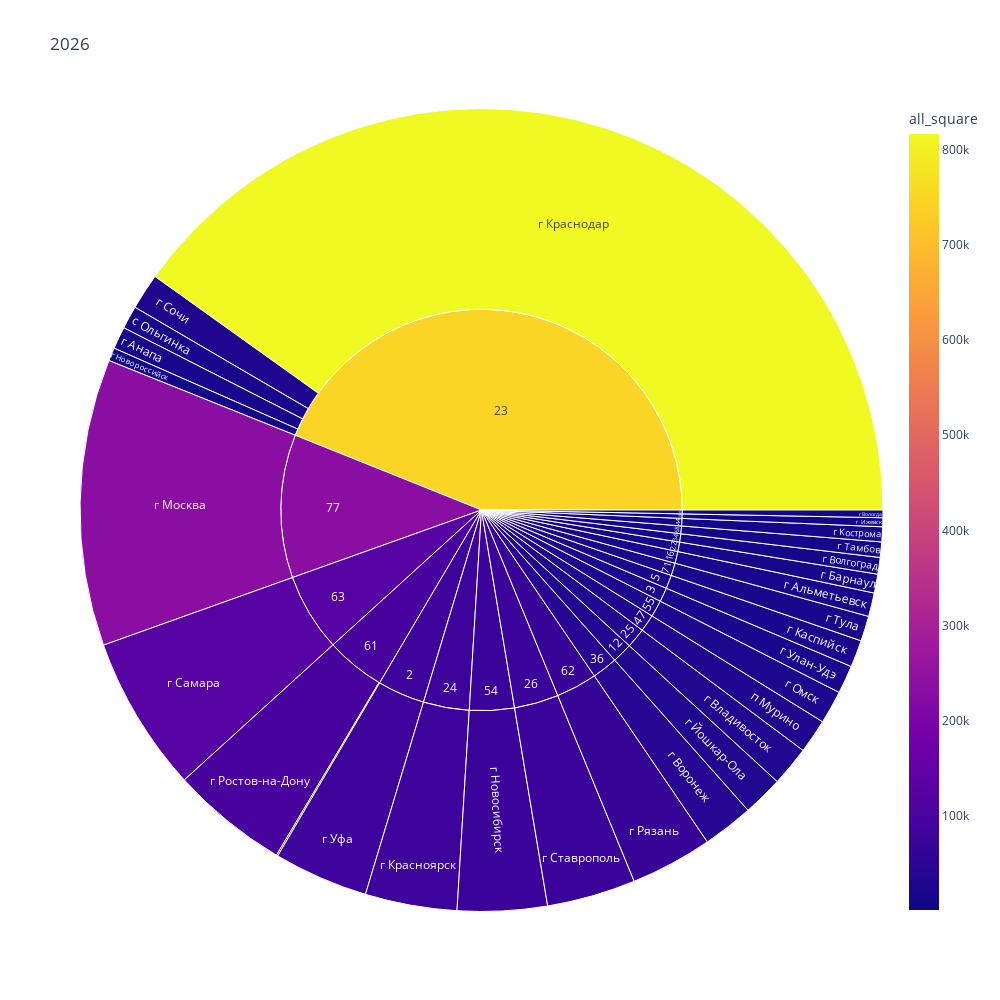

Notebook code for this chart:
### Code cell
# Строим график по нужному году
# Вывод: в Москве с дальним сроком ввода в эксплуатацию жилья не так много, быстро строют; в 2025-2027 много жилья строится на юге
region_city_square(2026)

### Figure 1 — Plotly figure (JSON) as saved in the notebook; plotly's stock layout.template omitted (floating-point values rounded to 4 significant figures)
{"data": [{"branchvalues": "total", "customdata": [[19370.0, 19370.0], [18190.0, 18190.0], [15480.0, 15480.0], [32640.0, 32640.0], [13610.0, 13610.0], [6248.0, 6248.0], [41560.0, 41560.0], [7312.0, 7312.0], [33080.0, 33080.0], [22190.0, 22190.0], [12220.0, 12220.0], [816400.0, 816400.0], [75190.0, 75190.0], [234800.0, 234800.0], [10820.0, 10820.0], [73420.0, 73420.0], [27170.0, 27170.0], [96320.0, 96320.0], [67180.0, 67180.0], [127600.0, 127600.0], [29640.0, 29640.0], [72730.0, 72730.0], [1172.0, 1172.0], [12628, 12628], [20610.0, 20610.0], [23100.0, 23100.0], [77460.0, 77460.0], [27960.0, 27960.0], [18870.0, 18870.0], [33080.0, 33080.0], [19370.0, 19370.0], [7312.0, 7312.0], [77460.0, 77460.0], [15480.0, 15480.0], [747500.0, 747500.0], [75190.0, 75190.0], [32640.0, 32640.0], [72730.0, 72730.0], [23100.0, 23100.0], [13610.0, 13610.0], [6248.0, 6248.0], [41560.0, 41560.0], [12220.0, 12220.0], [27960.0, 27960.0], [22190.0, 22190.0], [73420.0, 73420.0], [27170.0, 27170.0], [95170.0, 95170.0], [67180.0, 67180.0], [127600.0, 127600.0], [12628, 12628], [20610.0, 20610.0], [234800.0, 234800.0]], "domain": {"x": [0, 1], "y": [0, 1]}, "hovertemplate": "labels=%{label}<br>all_square_sum=%{value}<br>parent=%{parent}<br>id=%{id}<br>all_square=%{color}<extra></extra>", "ids": ["16/г Альметьевск", "23/г Анапа", "22/г Барнаул", "25/г Владивосток", "34/г Волгоград", "35/г Вологда", "36/г Воронеж", "18/г Ижевск", "12/г Йошкар-Ола", "5/г Каспийск", "44/г Кострома", "23/г Краснодар", "24/г Красноярск", "77/г Москва", "23/г Новороссийск", "54/г Новосибирск", "55/г Омск", "61/г Ростов-на-Дону", "62/г Рязань", "63/г Самара", "23/г Сочи", "26/г Ставрополь", "61/г Таганрог", "68/г Тамбов", "71/г Тула", "3/г Улан-Удэ", "2/г Уфа", "47/п Мурино", "23/с Ольгинка", "12", "16", "18", "2", "22", "23", "24", "25", "26", "3", "34", "35", "36", "44", "47", "5", "54", "55", "61", "62", "63", "68", "71", "77"], "labels": ["г Альметьевск", "г Анапа", "г Барнаул", "г Владивосток", "г Волгоград", "г Вологда", "г Воронеж", "г Ижевск", "г Йошкар-Ола", "г Каспийск", "г Кострома", "г Краснодар", "г Красноярск", "г Москва", "г Новороссийск", "г Новосибирск", "г Омск", "г Ростов-на-Дону", "г Рязань", "г Самара", "г Сочи", "г Ставрополь", "г Таганрог", "г Тамбов", "г Тула", "г Улан-Удэ", "г Уфа", "п Мурино", "с Ольгинка", "12", "16", "18", "2", "22", "23", "24", "25", "26", "3", "34", "35", "36", "44", "47", "5", "54", "55", "61", "62", "63", "68", "71", "77"], "marker": {"coloraxis": "coloraxis", "colors": [19370.0, 18190.0, 15480.0, 32640.0, 13610.0, 6248.0, 41560.0, 7312.0, 33080.0, 22190.0, 12220.0, 816400.0, 75190.0, 234800.0, 10820.0, 73420.0, 27170.0, 96320.0, 67180.0, 127600.0, 29640.0, 72730.0, 1172.0, 12628, 20610.0, 23100.0, 77460.0, 27960.0, 18870.0, 33080.0, 19370.0, 7312.0, 77460.0, 15480.0, 747500.0, 75190.0, 32640.0, 72730.0, 23100.0, 13610.0, 6248.0, 41560.0, 12220.0, 27960.0, 22190.0, 73420.0, 27170.0, 95170.0, 67180.0, 127600.0, 12628, 20610.0, 234800.0]}, "name": "", "parents": ["16", "23", "22", "25", "34", "35", "36", "18", "12", "5", "44", "23", "24", "77", "23", "54", "55", "61", "62", "63", "23", "26", "61", "68", "71", "3", "2", "47", "23", "", "", "", "", "", "", "", "", "", "", "", "", "", "", "", "", "", "", "", "", "", "", "", ""], "type": "sunburst", "values": [19370.0, 18190.0, 15480.0, 32640.0, 13610.0, 6248.0, 41560.0, 7312.0, 33080.0, 22190.0, 12220.0, 816400.0, 75190.0, 234800.0, 10820.0, 73420.0, 27170.0, 96320.0, 67180.0, 127600.0, 29640.0, 72730.0, 1172.0, 12628, 20610.0, 23100.0, 77460.0, 27960.0, 18870.0, 33080.0, 19370.0, 7312.0, 77460.0, 15480.0, 893900.0, 75190.0, 32640.0, 72730.0, 23100.0, 13610.0, 6248.0, 41560.0, 12220.0, 27960.0, 22190.0, 73420.0, 27170.0, 97490.0, 67180.0, 127600.0, 12628, 20610.0, 234800.0]}], "layout": {"coloraxis": {"colorbar": {"title": {"text": "all_square"}}, "colorscale": [[0, "#0d0887"], [0.1111, "#46039f"], [0.2222, "#7201a8"], [0.3333, "#9c179e"], [0.4444, "#bd3786"], [0.5556, "#d8576b"], [0.6667, "#ed7953"], [0.7778, "#fb9f3a"], [0.8889, "#fdca26"], [1, "#f0f921"]]}, "height": 1000, "legend": {"tracegroupgap": 0}, "title": {"text": "2026"}, "width": 1000}}
